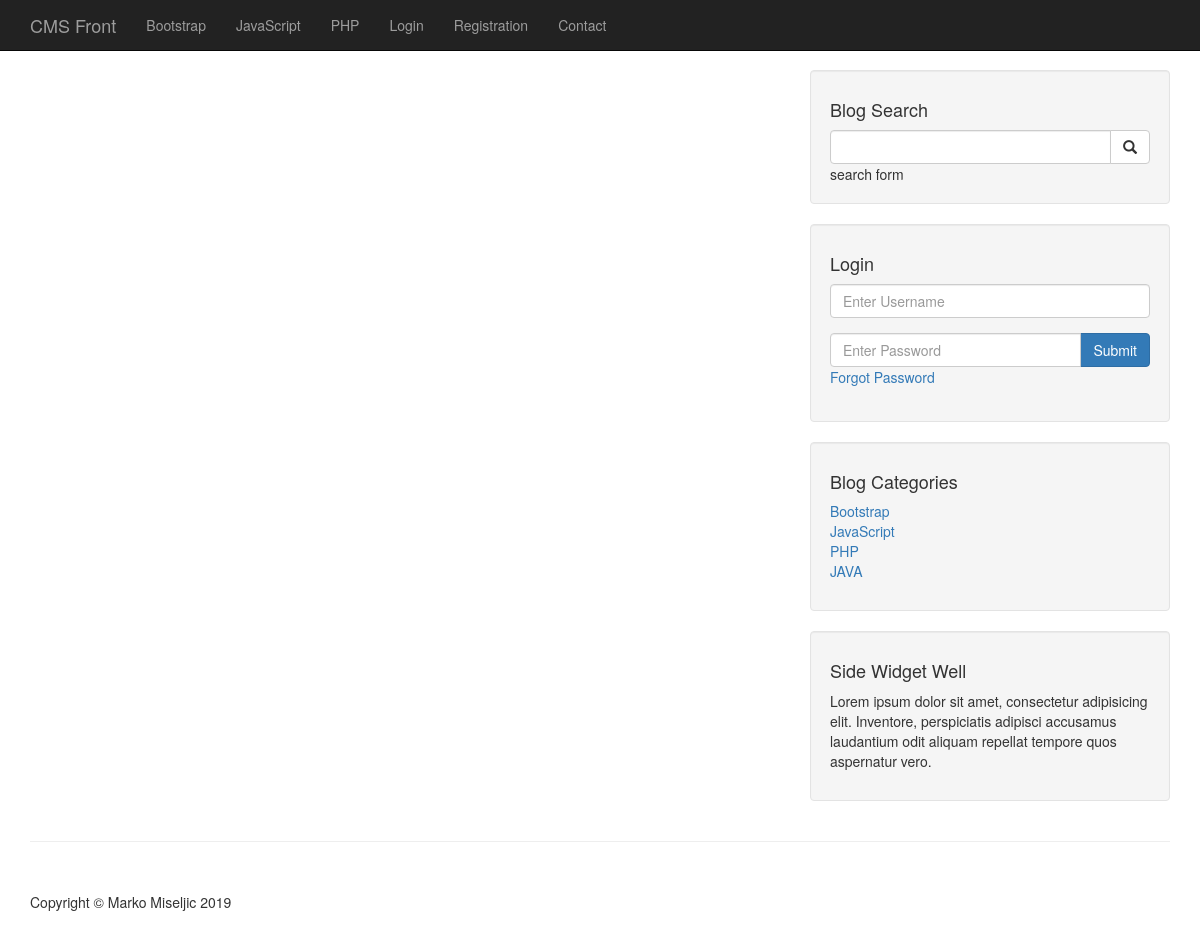
Before: /author_post.php?author=asd&p_id=8 with the older database file.
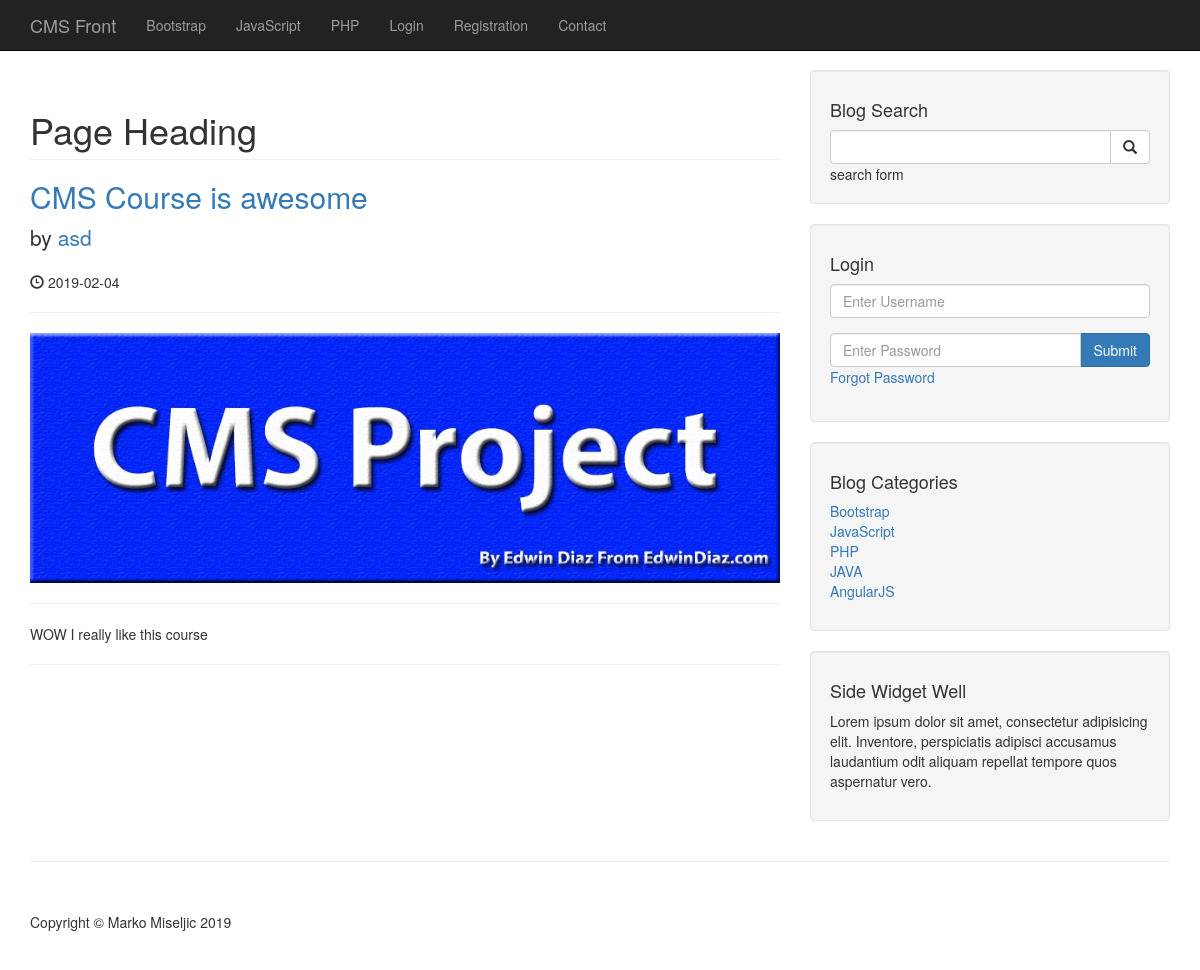
After: the same page with the newer database file.
### tables this page shows
CREATE TABLE `categories` (
  `cat_id` int(3) NOT NULL,
  `cat_title` varchar(255) NOT NULL
);

CREATE TABLE `posts` (
  `post_id` int(3) NOT NULL,
  `post_category_id` int(3) NOT NULL,
  `post_title` varchar(255) NOT NULL,
  `post_author` varchar(255) NOT NULL,
  `post_user` varchar(255) NOT NULL,
  `post_date` date NOT NULL,
  `post_image` text NOT NULL,
  `post_content` text NOT NULL,
  `post_tags` varchar(255) NOT NULL,
  `post_comment_count` int(11) NOT NULL,
  `post_status` varchar(255) NOT NULL DEFAULT 'draft',
  `post_views_count` int(11) NOT NULL
);

### admin/functions.php (called while the page is built, shortened)
<?php
function imagePlaceholder($image = null){
    if(!$image){
        return 'image_4.jpg';
    }else{
        return $image;
    }
}
?>

### author_post.php (the view, shortened to what the changed rows need)
<?php include "includes/header.php";?>
<?php include "includes/navigation.php";?>
    <div class="container">
        <div class="row">
            <div class="col-md-8">
                <?php
                    if(isset($_GET['p_id'])){
                        $the_post_author = $_GET['author'];
                    $query = "SELECT * FROM posts WHERE post_user = '{$the_post_author}'";
                    $select_all_posts = mysqli_query($connection, $query);
                    while($row = mysqli_fetch_assoc($select_all_posts)){
                        $post_title = $row['post_title'];
                        $post_author = $row['post_user'];
                        $post_date = $row['post_date'];
                        $post_image = $row['post_image'];
                        $post_content = $row['post_content'];
                        ?>
                    <h1 class="page-header">
                    Page Heading
                </h1>
                <h2>
                    <a href="#"><?php echo $post_title ?></a>
                </h2>
                <p class="lead">
                    by <a href="author_post.php?author=<?php echo $post_author ?>&p_id=<?php echo $post_id; ?>"><?php echo $post_author ?></a>
                </p>
                <p><span class="glyphicon glyphicon-time"></span> <?php echo $post_date ?></p>
                <hr>
                <img class="img-responsive" src="images/<?php echo imagePlaceholder($post_image);;?>" alt="">
                <hr>
                <p><?php echo $post_content ?></p>
                <hr>
                <?php }} ?>
            </div>
            <?php include "includes/sidebar.php" ?>
        </div>
<?php include "includes/footer.php";?>

### includes/navigation.php (shortened to what the changed rows need)
<nav class="navbar navbar-inverse navbar-fixed-top" role="navigation">
    <div class="container">
        <div class="collapse navbar-collapse" id="bs-example-navbar-collapse-1">
            <ul class="nav navbar-nav">
               <?php
                $query = "SELECT * FROM categories LIMIT 3";
                $select_all_categories_query = mysqli_query($connection,$query);
                while($row = mysqli_fetch_assoc($select_all_categories_query)){
                    $cat_title = $row['cat_title'];
                    $cat_id = $row['cat_id'];
                    $category_class = '';
                    echo "<li class='$category_class'><a href='/cms/category/{$cat_id}'>{$cat_title}</a></li>";
                }
                ?>
            </ul>
        </div>
    </div>
</nav>

### includes/sidebar.php (shortened to what the changed rows need)
<div class="col-md-4">
                <div class="well">
                   <?php
                    $query = "SELECT * FROM categories";
                    $select_categories_sidebar = mysqli_query($connection,$query);
                    ?>
                    <div class="row">
                        <div class="col-lg-12">
                            <ul class="list-unstyled">
                               <?php
                                    while($row = mysqli_fetch_assoc($select_categories_sidebar)){
                                        $cat_title = $row['cat_title'];
                                        $cat_id = $row['cat_id'];
                                        echo "<li><a href='/cms/category/$cat_id'>{$cat_title}</a></li>";}
                                ?>
                            </ul>
                        </div>
                    </div>
                </div>
            </div>

Changed rows visible on the page:
now on this page (row edited): posts: post_title "CMS Course is awesome", post_user "asd", post_date "2019-02-04", post_image (picture), post_content "WOW I really like this course"
added categories: cat_title "AngularJS", shown under "Blog Categories"
